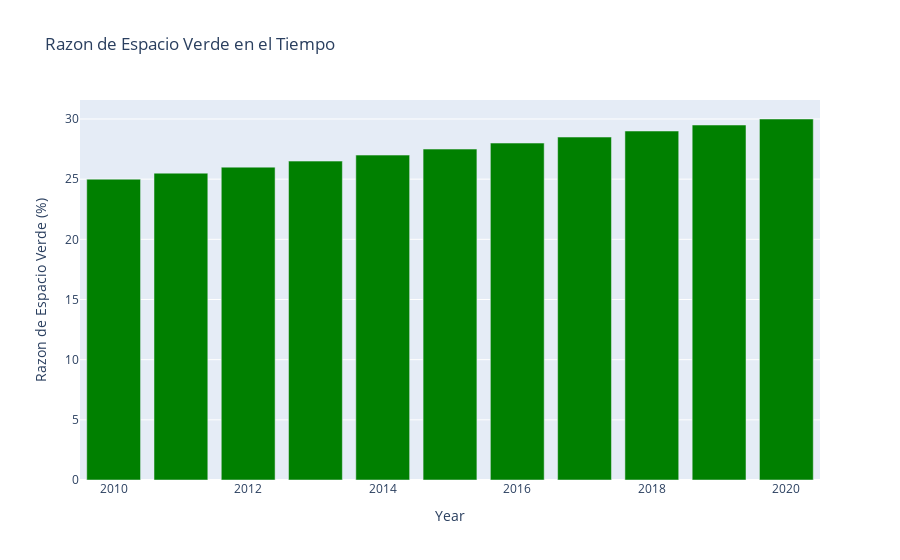

The notebook cell this image was saved under:
### Markdown cell above
## Tip 3 enfatizar en puntos clave

### Code cell
# Grafico de barras para razon de espacio verde en el tiempo
fig3 = go.Figure()
fig3.add_trace(go.Bar(x=data['Year'], y=data['Green_Space_Ratio'], name='Green Space Ratio', marker_color='green'))
fig3.update_layout(title='Razon de Espacio Verde en el Tiempo', xaxis_title='Year', yaxis_title='Razon de Espacio Verde (%)')
fig3.show()

### Figure 1 — Plotly figure (JSON) as saved in the notebook; plotly's stock layout.template omitted (floating-point values rounded to 4 significant figures)
{"data": [{"marker": {"color": "green"}, "name": "Green Space Ratio", "type": "bar", "x": [2010, 2011, 2012, 2013, 2014, 2015, 2016, 2017, 2018, 2019, 2020], "y": [25.0, 25.5, 26.0, 26.5, 27.0, 27.5, 28.0, 28.5, 29.0, 29.5, 30.0]}], "layout": {"title": {"text": "Razon de Espacio Verde en el Tiempo"}, "xaxis": {"title": {"text": "Year"}}, "yaxis": {"title": {"text": "Razon de Espacio Verde (%)"}}}}
